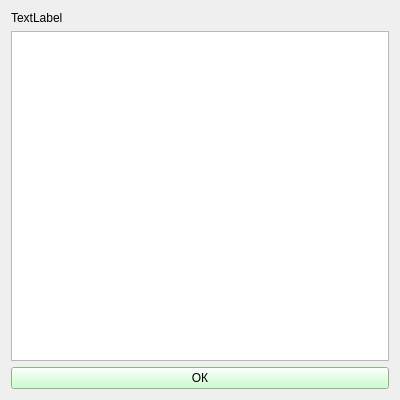
<?xml version="1.0" encoding="UTF-8"?>
<ui version="4.0">
 <class>ChooseCalcData</class>
 <widget class="QWidget" name="ChooseCalcData">
  <property name="geometry">
   <rect>
    <x>0</x>
    <y>0</y>
    <width>400</width>
    <height>400</height>
   </rect>
  </property>
  <property name="windowTitle">
   <string>Выбор расчетных данных</string>
  </property>
  <layout class="QGridLayout" name="gridLayout">
   <item row="2" column="0">
    <widget class="QPushButton" name="pushButton_ok">
     <property name="styleSheet">
      <string notr="true">background-color: rgb(191, 255, 191);</string>
     </property>
     <property name="text">
      <string>ОК</string>
     </property>
    </widget>
   </item>
   <item row="1" column="0">
    <widget class="QListWidget" name="listWidget"/>
   </item>
   <item row="0" column="0">
    <widget class="QLabel" name="label">
     <property name="text">
      <string>TextLabel</string>
     </property>
    </widget>
   </item>
  </layout>
 </widget>
 <resources/>
 <connections/>
</ui>
